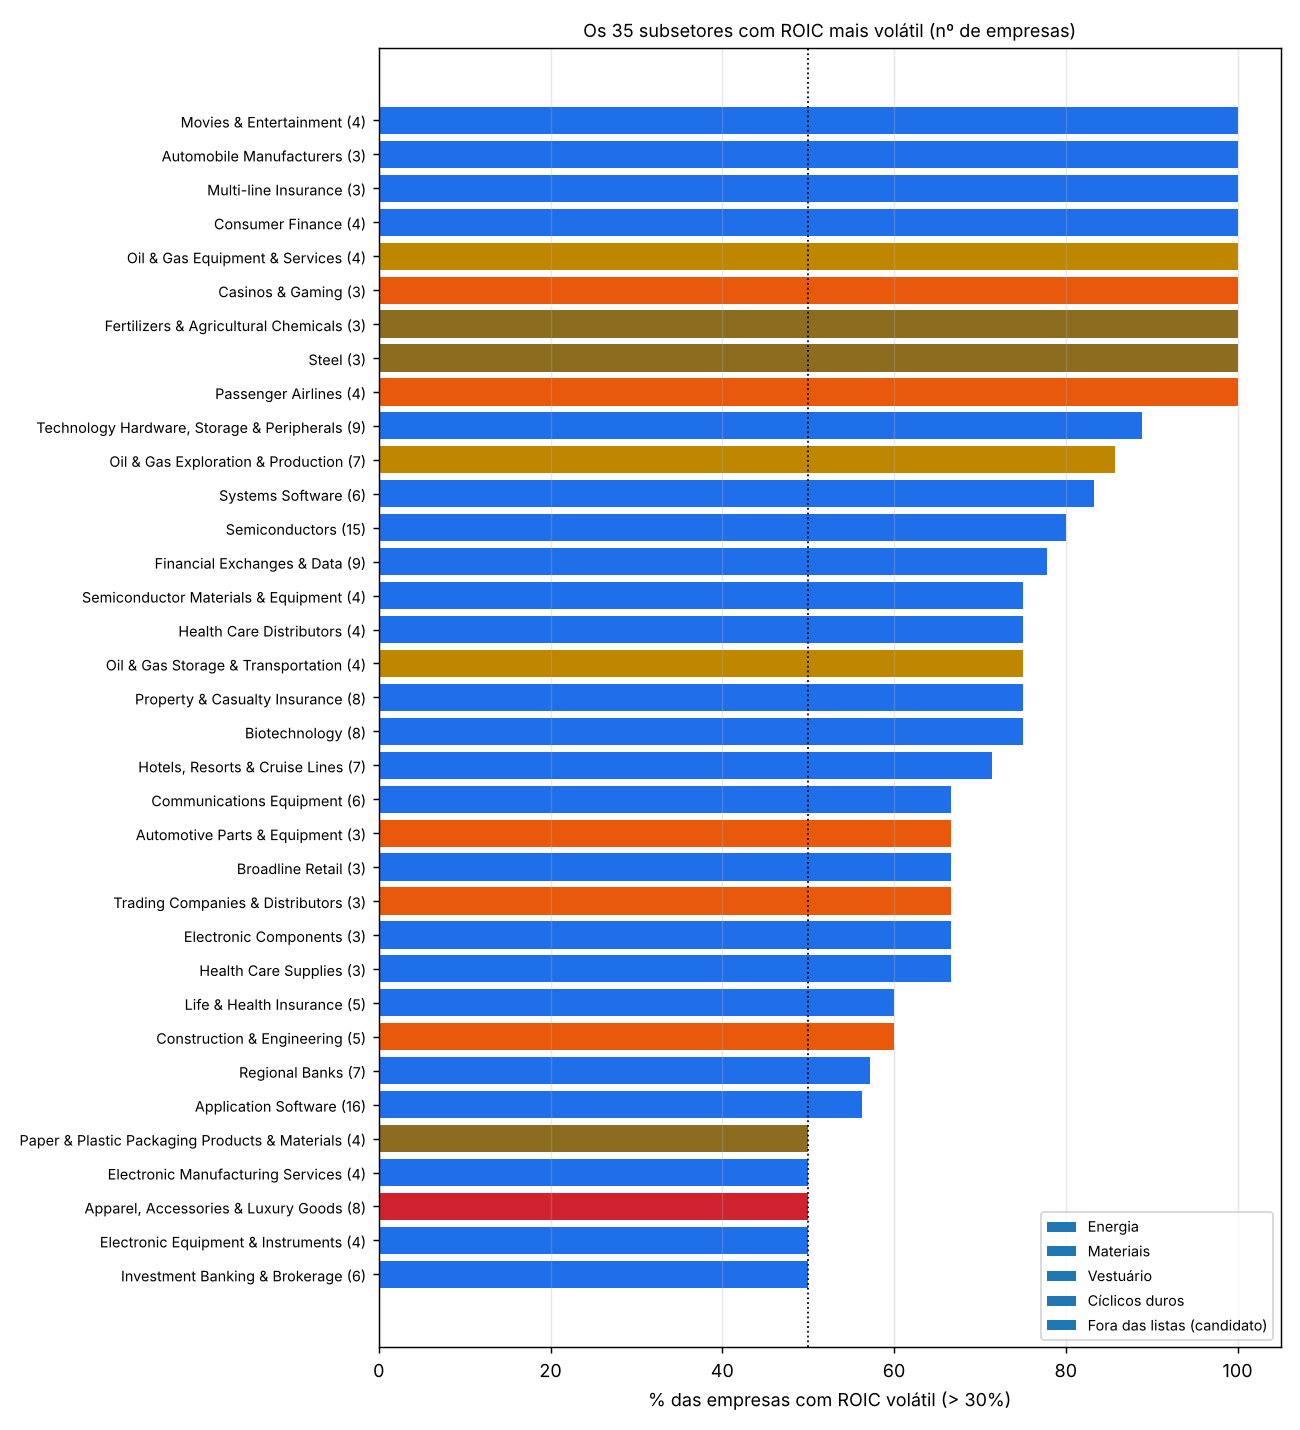

Write Python code to recreate this figure.
"""Nova medida de volatilidade do ROIC (definida pelo usuario, 2026-11-10):
dispersao = media das variacoes absolutas ano contra ano do ROIC (6 anos -> 5 variacoes) / media do ROIC dos 6 anos.
> 30% = ROIC volatil; <= 30% = estavel. Media do ROIC <= 0 conta como volatil. Precisa de >= 3 variacoes validas.
1. Os setores ciclicos definidos (Energia, Materiais, vestuario, ciclicos duros) caem acima de 30%?
2. Microsetores (subsetores GICS) com ROIC volatil, dentro de cada macrossetor.
3. Comparacao com o zROIC.
4. Carteiras usando a nova medida como criterio de estabilidade, com os 8 comparativos obrigatorios.
Universo point-in-time (membros do S&P 500 em cada trimestre), ROIC oficial (corrigido em 2026-11-10); financeiras e seguradoras de saude: ROE.
Saidas: backtest/roic_dispersao.md, backtest/roic_dispersao.png, backtest/roic_dispersao_carteiras.png
Uso: python3 backtest/roic_dispersao.py"""
import sys, pathlib
import numpy as np, pandas as pd
import matplotlib; matplotlib.use('Agg'); import matplotlib.pyplot as plt
ROOT = pathlib.Path(__file__).parent
sys.path.insert(0, str(ROOT.parent)); sys.path.insert(0, str(ROOT))
import benchmarks as bm  # noqa: E402

CUT = 0.30
HARD = {'Automotive Parts & Equipment', 'Motorcycle Manufacturers', 'Passenger Airlines', 'Homebuilding', 'Home Furnishings', 'Household Appliances',
        'Building Products', 'Construction Machinery & Heavy Transportation Equipment', 'Agricultural & Farm Machinery', 'Industrial Machinery',
        'Construction & Engineering', 'Timber REITs', 'Casinos & Gaming', 'Trading Companies & Distributors', 'Air Freight & Logistics',
        'Cargo Ground Transportation', 'Marine Transportation'}
SEC_PT = {'Consumer Discretionary': 'Consumo discricionário', 'Consumer Staples': 'Consumo básico', 'Energy': 'Energia', 'Materials': 'Materiais',
          'Industrials': 'Indústria', 'Information Technology': 'Tecnologia', 'Financials': 'Financeiro', 'Communication Services': 'Comunicação',
          'Health Care': 'Saúde', 'Utilities': 'Utilidades públicas', 'Real Estate': 'Imobiliário'}
pc = lambda x: '—' if pd.isna(x) else f'{x:.0%}'


def dispersion(f):
    R = f[[f'ry{i}' for i in range(1, 7)]].to_numpy(dtype=float)
    d = np.abs(np.diff(R, axis=1))
    nd = np.isfinite(d).sum(axis=1)
    mad = np.where(nd >= 3, np.nanmean(np.where(np.isfinite(d), d, np.nan), axis=1), np.nan)
    mu = np.nanmean(R, axis=1)
    out = np.where(np.isnan(mad), np.nan, np.where(mu > 0, mad / np.where(mu > 0, mu, 1), np.inf))
    return pd.Series(out, index=f.index)


def group(sec, ind):
    if sec == 'Energy': return 'Energia'
    if sec == 'Materials': return 'Materiais'
    if ind in bm.APPAREL: return 'Vestuário'
    if ind in HARD: return 'Cíclicos duros'
    return 'Demais'


def main():
    f, dates = bm.base_data()
    sec, ind = bm.sector_maps()
    f['sector'] = f.ticker.map(sec); f['industry'] = f.ticker.map(ind)
    f['disp'] = dispersion(f)
    f['vol'] = f.disp > CUT
    f['grp'] = [group(s, i) for s, i in zip(f.sector, f.industry)]
    g = f[f.disp.notna()]
    # empresa: mediana da dispersao ao longo das datas
    e = g.groupby('ticker').agg(disp=('disp', 'median'), share=('vol', 'mean'), sector=('sector', 'first'), industry=('industry', 'first'),
                                grp=('grp', 'first'), n=('disp', 'size'))
    e['volatil'] = e.disp > CUT
    out = ['# Nova medida de volatilidade do ROIC: variação absoluta média ÷ ROIC médio (EUA, point-in-time)\n',
           '> ⚠️ **ROIC:** ROIC oficial (corrigido em 2026-11-10); financeiras e seguradoras de saúde usam ROE. A medida herda qualquer erro do ROIC; '
           'empresas com patrimônio negativo ou ROIC > 100% (ainda em aberto) podem distorcer.\n',
           '**Fórmula:** nos 6 últimos exercícios, calcula-se |ROIC do ano − ROIC do ano anterior| para cada um dos 5 pares; a média dessas 5 variações '
           f'é dividida pela média do ROIC dos 6 anos. **> {pc(CUT)} = ROIC volátil**; ≤ {pc(CUT)} = estável. Média do ROIC ≤ 0 conta como volátil. '
           'Exige ao menos 3 variações válidas.\n',
           '*Exemplo:* ROIC de 20%, 25%, 18%, 22%, 30%, 26% → variações 5, 7, 4, 8, 4 (média 5,6 p.p.) ÷ média 23,5% = 24% → estável.\n',
           f'Base: {g.ticker.nunique()} empresas que foram do S&P 500 em algum trimestre entre {dates[0]:%Y} e {dates[-1]:%Y}, '
           f'{len(g)} observações (empresa × trimestre). Classificação da empresa = mediana da medida ao longo dos trimestres.\n']

    # 1) grupos ciclicos
    out += ['## 1. Os setores cíclicos que definimos ficam acima de 30%?\n',
            '| Grupo | Empresas | **% empresas voláteis** | Dispersão mediana | % das observações voláteis |', '|---|---|---|---|---|']
    for k in ['Energia', 'Materiais', 'Vestuário', 'Cíclicos duros', 'Demais']:
        x = e[e.grp == k]; y = g[g.grp == k]
        out.append(f'| {k} | {len(x)} | **{pc(x.volatil.mean())}** | {pc(x.disp.median())} | {pc(y.vol.mean())} |')
    out.append(f'| *Todas* | {len(e)} | {pc(e.volatil.mean())} | {pc(e.disp.median())} | {pc(g.vol.mean())} |')
    # ciclicos duros por subsetor
    out += ['', '### Cada subsetor da nossa lista de cíclicos\n', '| Subsetor | Grupo | Empresas | % voláteis | Dispersão mediana |', '|---|---|---|---|---|']
    for (gr, i), x in e[e.grp != 'Demais'].groupby(['grp', 'industry']):
        out.append(f'| {i} | {gr} | {len(x)} | {pc(x.volatil.mean())} | {pc(x.disp.median())} |')

    # 2) microsetores
    s = e.groupby(['sector', 'industry']).agg(emp=('disp', 'size'), vol=('volatil', 'mean'), med=('disp', 'median'), grp=('grp', 'first'))
    s = s[s.emp >= 3].reset_index()
    out += ['', '## 2. Microsetores (subsetores GICS) por volatilidade do ROIC\n',
            'Subsetores com 3 ou mais empresas. Marcados com ✔ os que já estão nas nossas listas (Energia, Materiais, vestuário, cíclicos duros).\n']
    for sct, x in s.sort_values('vol', ascending=False).groupby('sector', sort=False):
        out += [f'### {SEC_PT.get(sct, sct)} — {pc(e[e.sector == sct].volatil.mean())} das empresas voláteis\n',
                '| Subsetor | Empresas | % voláteis | Dispersão mediana | Já na lista |', '|---|---|---|---|---|']
        for _, r in x.sort_values('vol', ascending=False).iterrows():
            flag = '✔' if r.grp != 'Demais' else ('**novo candidato**' if r.vol >= .5 else '')
            out.append(f'| {r.industry} | {r.emp} | {pc(r.vol)} | {pc(r.med)} | {flag} |')
        out.append('')
    cand = s[(s.grp == 'Demais') & (s.vol >= .5)].sort_values('vol', ascending=False)
    names = lambda i: ', '.join(e[(e.industry == i) & e.volatil].sort_values('disp', ascending=False).index[:8])
    out += ['### Candidatos novos: subsetores fora das nossas listas com ≥ 50% das empresas voláteis\n',
            '| Subsetor | Macrossetor | Empresas | % voláteis | Dispersão mediana | Empresas voláteis (mais voláteis primeiro) |', '|---|---|---|---|---|---|']
    for _, r in cand.iterrows():
        out.append(f'| {r.industry} | {SEC_PT.get(r.sector, r.sector)} | {r.emp} | {pc(r.vol)} | {pc(r.med)} | {names(r.industry)} |')
    stable = s[(s.grp != 'Demais') & (s.vol < .3)]
    if len(stable):
        out += ['', '**Na nossa lista, mas com ROIC estável (< 30% das empresas voláteis):** ' +
                ', '.join(f'{r.industry} ({pc(r.vol)})' for _, r in stable.iterrows())]

    # 3) comparacao com zROIC
    gz = g[g.zroic.notna()]
    zv = gz.zroic >= 0.7
    out += ['', '## 3. Nova medida × zROIC (desvio-padrão ÷ ROIC do modelo, corte 0,7)\n',
            f'Correlação de postos entre as duas: {gz.disp.replace(np.inf, 99).corr(gz.zroic, method="spearman"):+.2f}.\n'.replace('.', ',', 1),
            '| | zROIC < 0,7 (estável) | zROIC ≥ 0,7 (volátil) |', '|---|---|---|',
            f'| **Nova ≤ 30% (estável)** | {pc(((~zv) & ~gz.vol).mean())} | {pc((zv & ~gz.vol).mean())} |',
            f'| **Nova > 30% (volátil)** | {pc(((~zv) & gz.vol).mean())} | {pc((zv & gz.vol).mean())} |',
            '', 'A nova medida é bem mais rígida: o zROIC usa o desvio-padrão em torno da média, que um ROIC alto dilui; a nova soma cada salto de um ano para o outro.\n']

    # 4) carteiras com a nova medida
    c_new = bm.classify_new(f, stability=~f.vol.fillna(True).to_numpy())
    hn = bm.holdings_new(c_new)
    extra = {'OoL novo + estabilidade nova (≤ 30%)': (c_new, hn['OoL novo']), 'GCGR novo + estabilidade nova (≤ 30%)': (c_new, hn['GCGR novo']),
             'OoL High ROIC + estabilidade nova': (c_new, hn['OoL High ROIC (novo)']), 'OoL High Growth + estabilidade nova': (c_new, hn['OoL High Growth (novo)'])}
    navs, n, dts, adj = bm.load_benchmarks(extra)
    out += ['## 4. Carteiras: a nova medida como critério de estabilidade\n',
            'As 8 linhas obrigatórias e, abaixo, as versões novas exigindo ROIC estável pela nova medida (≤ 30%). '
            '"Novo" = esboço (ROIC 12%), sem zROIC, sem Energia, Materiais e vestuário.\n'] + bm.bench_table(navs, n)
    # desempenho das posicoes volateis x estaveis dentro da OoL/GCGR novas (sem criterio)
    c0 = bm.classify_new(f)
    px = adj.reindex(pd.DatetimeIndex(dts), method='ffill'); fwd = px.shift(-1) / px - 1
    c0['rq'] = [fwd.at[d, t] for d, t in zip(c0.date, c0.ticker)]
    c0 = c0[c0.date < dts[-1]]; uq = c0[c0.cat.notna()].groupby('date').rq.mean(); c0['ex'] = c0.rq - c0.date.map(uq)
    out += ['', '### Posições da OoL e GCGR novas: ROIC volátil × estável pela nova medida\n',
            '| Classe | Grupo | Posições | Excesso médio a.a. | Excesso mediano a.a. | % acima do universo |', '|---|---|---|---|---|---|']
    for cat, lab in ((bm.OOL, 'OoL novo'), (bm.GCGR, 'GCGR novo')):
        x = c0[(c0.cat == cat) & ~c0.excluded]
        for gl, m in (('Estável (≤ 30%)', x.disp <= CUT), ('Volátil (> 30%)', x.disp > CUT)):
            y = x[m]; out.append(f'| {lab} | {gl} | {len(y)} | {y.ex.mean() * 4:+.1%} | {y.ex.median() * 4:+.1%} | {pc((y.ex > 0).mean())} |'.replace('.', ','))
    (ROOT / 'roic_dispersao.md').write_text('\n'.join(out))
    print('\n'.join(out))
    bm.bench_plot(navs, ROOT / 'roic_dispersao_carteiras.png', 'Comparativos obrigatórios + versões com a nova medida de estabilidade do ROIC (≤ 30%)')
    # grafico: % volateis por subsetor (top 30)
    top = s.sort_values('vol', ascending=False).head(35).iloc[::-1]
    fig, ax = plt.subplots(figsize=(10, 11), dpi=130)
    col = {'Energia': '#bf8700', 'Materiais': '#8c6d1f', 'Vestuário': '#cf222e', 'Cíclicos duros': '#e8590c', 'Demais': '#1f6feb'}
    ax.barh(range(len(top)), top.vol * 100, color=[col[x] for x in top.grp])
    ax.set_yticks(range(len(top))); ax.set_yticklabels([f'{r.industry} ({r.emp})' for _, r in top.iterrows()], fontsize=8)
    ax.axvline(50, color='black', ls=':', lw=1); ax.set_xlabel('% das empresas com ROIC volátil (> 30%)'); ax.grid(alpha=.3, axis='x')
    for k, v in col.items(): ax.barh([], [], color=v, label=k if k != 'Demais' else 'Fora das listas (candidato)')
    ax.legend(fontsize=8, loc='lower right'); ax.set_title('Os 35 subsetores com ROIC mais volátil (nº de empresas)', fontsize=10)
    fig.tight_layout(); fig.savefig(ROOT / 'roic_dispersao.png'); plt.close(fig)


if __name__ == '__main__':
    main()
